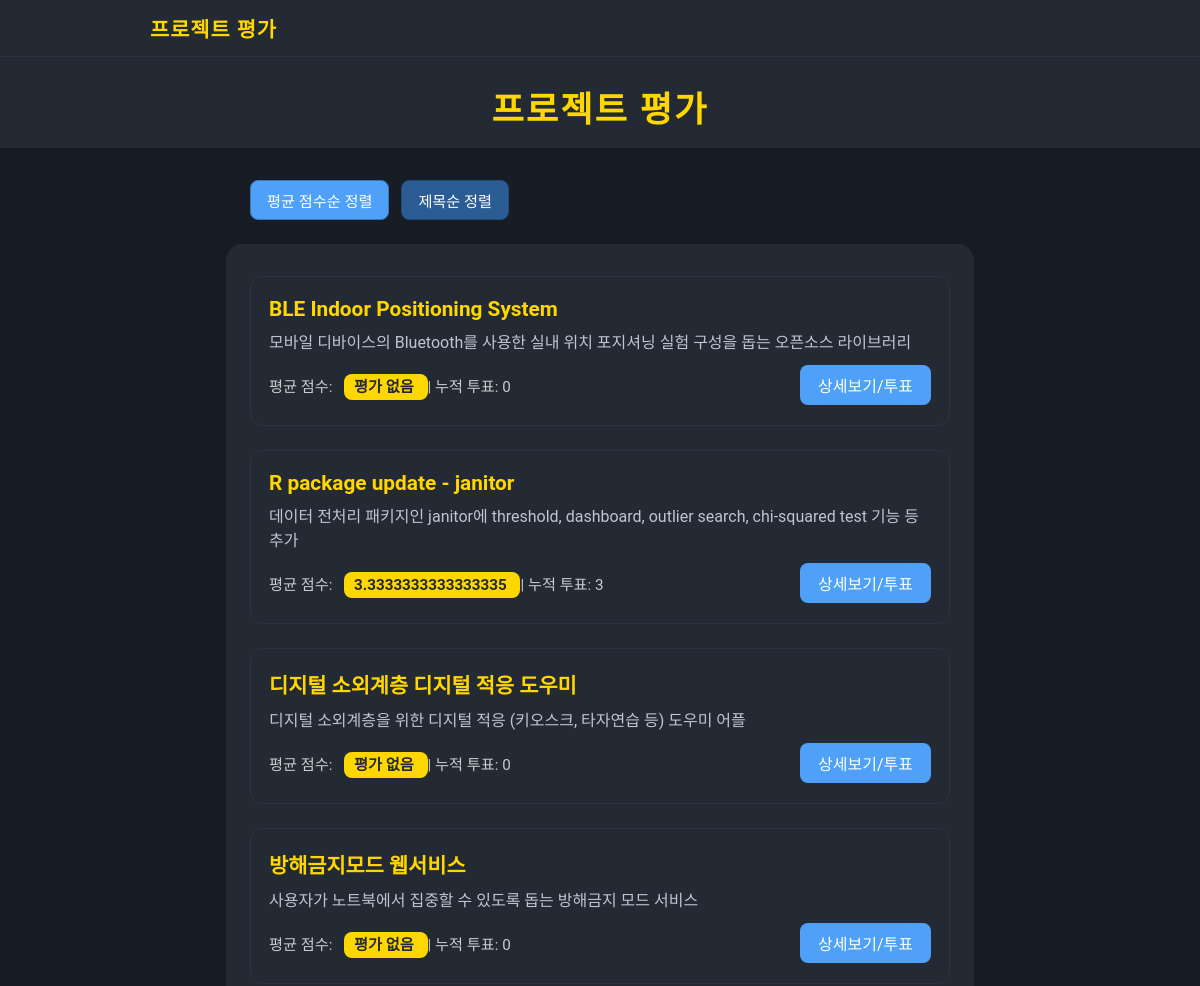
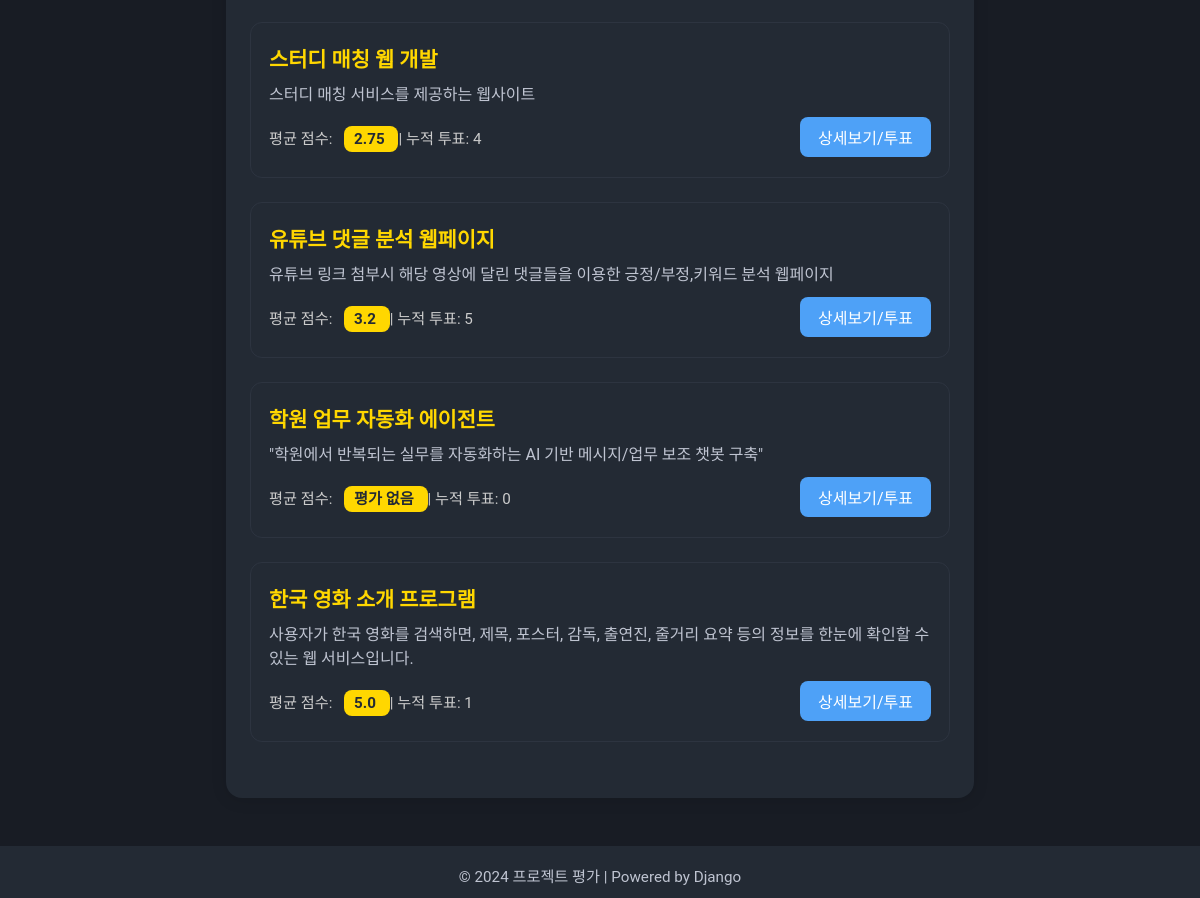
Page /?sort=title on the committed database (2 pictures, top to bottom).
### projects/models.py (models this page shows, shortened)
class Project(models.Model):
    title = models.CharField(max_length=200)
    description = models.TextField()

### projects/views.py (the view)
# urls.py: path('', views.project_list, name='project_list'),
def project_list(request):
    sort = request.GET.get('sort', 'average')  # 기본 정렬: 평균 점수
    projects = Project.objects.annotate(average_score=Avg('vote__score'))
    if sort == 'title':
        projects = projects.order_by('title')
    else:  # 기본 or sort == 'average'
        projects = projects.order_by('-average_score')
    return render(request, 'projects/project_list.html', {
        'projects': projects,
        'sort': sort,
    })

### projects/templates/projects/project_list.html (shortened to what this page needs)
{% extends "base.html" %}
{% block content %}
<div class="header">프로젝트 평가</div>
<div class="sort-buttons">
    <a href="?sort=average" class="sort-toggle-button {% if request.GET.sort == 'average' %}active{% endif %}">
        평균 점수순 정렬
    </a>
    <a href="?sort=title" class="sort-toggle-button {% if request.GET.sort == 'title' %}active{% endif %}">
        제목순 정렬
    </a>
</div>
<div class="container">
    {% for project in projects %}
        <div class="project-card">
            <div class="project-title">{{ project.title }}</div>
            <div class="project-desc">{{ project.description }}</div>
            <div class="project-meta">
                <div class="meta-info">
                    평균 점수:
                    <span class="score-badge">
                        {{ project.average_score|default:"평가 없음" }}
                    </span>
                    | 누적 투표: {{ project.vote_set.count }}
                </div>
                <a href="{% url 'project_detail' project.pk %}" class="vote-btn">상세보기/투표</a>
            </div>
        </div>
    {% empty %}
        <div>등록된 프로젝트가 없습니다.</div>
    {% endfor %}
</div>
{% endblock %}

### projects/static/css/style.css (style rules this page uses)
body { background: #181c24; color: #f5f6fa; font-family: 'Pretendard', 'Noto Sans KR', 'Roboto', Arial, sans-serif; margin: 0; padding: 0; }
a { color: #4ea1f7; text-decoration: none; transition: color 0.2s; }
.header { background: #232a34; padding: 24px 0 16px 0; text-align: center; font-size: 2.2rem; font-weight: 700; color: #ffd700; letter-spacing: 2px; margin-bottom: 32px; }
.container { max-width: 700px; margin: 0 auto; background: #232a34; border-radius: 16px; box-shadow: 0 2px 16px rgba(0,0,0,0.12); padding: 32px 24px; }
.project-card { background: #232a34; border: 1px solid #2d3440; border-radius: 12px; margin-bottom: 24px; padding: 20px 18px; transition: box-shadow 0.2s; }
.project-title { font-size: 1.3rem; font-weight: 600; color: #ffd700; margin-bottom: 8px; }
.project-desc { color: #bfc4d1; margin-bottom: 12px; }
.project-meta { display: flex; justify-content: space-between; align-items: center; margin-top: 12px; flex-wrap: wrap; gap: 8px; }
.meta-info { font-size: 0.95rem; color: #ccc; }
.vote-btn { background: #4ea1f7; color: #fff; border: none; border-radius: 8px; padding: 8px 18px; font-size: 1rem; cursor: pointer; transition: background 0.2s; }
.score-badge { background: #ffd700; color: #232a34; border-radius: 8px; padding: 4px 10px; font-weight: 700; margin-left: 8px; }
.sort-buttons { display: flex; flex-wrap: wrap; gap: 12px; margin: 0 auto 24px; max-width: 700px; justify-content: flex-start; padding: 0 24px; }
.sort-toggle-button { background: #4ea1f7; color: #fff; border: 1px solid #357ab8; border-radius: 8px; padding: 8px 16px; font-size: 0.95rem; font-weight: 500; cursor: pointer; text-decoration: none; transition: background 0.2s; white-space: nowrap; }
.sort-toggle-button.active { background: #2b5d94; border-color: #244a75; }

### rows in the picture
Project: title "BLE Indoor Positioning System", description "모바일 디바이스의 Bluetooth를 사용한 실내 위치 포지셔닝 실험 구성을 돕는 오픈소스 라이브러리", average_score "평가 없음", vote_set.count "0"
Project: title "R package update - janitor", description "데이터 전처리 패키지인 janitor에 threshold, dashboard, outlier search, chi-squared test 기능 등 추가", average_score "3.3333333333333335", vote_set.count "3"
Project: title "디지털 소외계층 디지털 적응 도우미", description "디지털 소외계층을 위한 디지털 적응 (키오스크, 타자연습 등) 도우미 어플", average_score "평가 없음", vote_set.count "0"
Project: title "방해금지모드 웹서비스", description "사용자가 노트북에서 집중할 수 있도록 돕는 방해금지 모드 서비스", average_score "평가 없음", vote_set.count "0"
Project: title "스터디 매칭 웹 개발", description "스터디 매칭 서비스를 제공하는 웹사이트", average_score "2.75", vote_set.count "4"
Project: title "유튜브 댓글 분석 웹페이지", description "유튜브 링크 첨부시 해당 영상에 달린 댓글들을 이용한 긍정/부정,키워드 분석 웹페이지", average_score "3.2", vote_set.count "5"
Project: title "학원 업무 자동화 에이전트", description "\"학원에서 반복되는 실무를 자동화하는 AI 기반 메시지/업무 보조 챗봇 구축\"", average_score "평가 없음", vote_set.count "0"
Project: title "한국 영화 소개 프로그램", description "사용자가 한국 영화를 검색하면, 제목, 포스터, 감독, 출연진, 줄거리 요약 등의 정보를 한눈에 확인할 수 있는 웹 서비스입니다.", average_score "5.0", vote_set.count "1"
